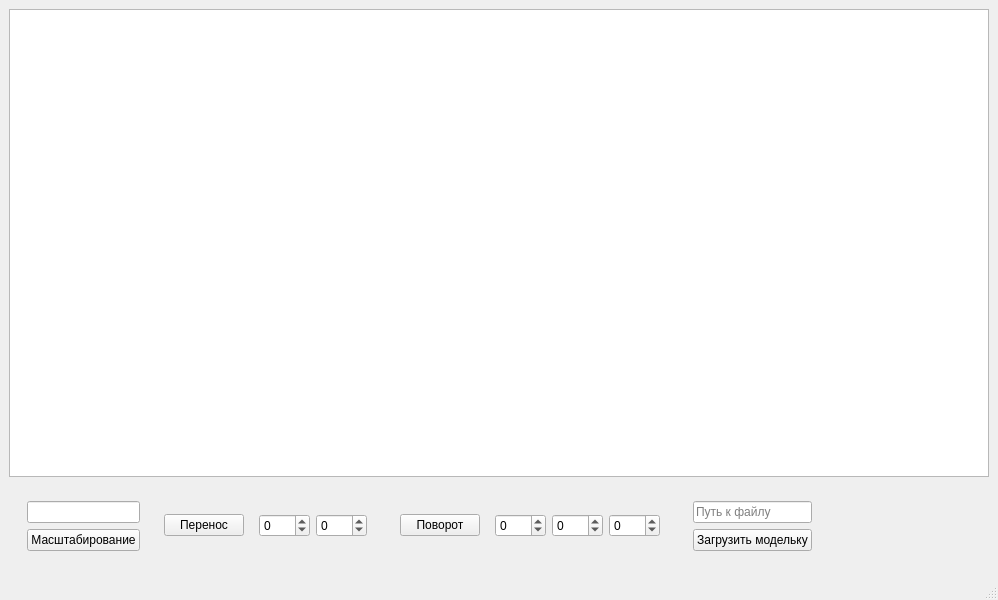
<?xml version="1.0" encoding="UTF-8"?>
<ui version="4.0">
 <class>MainWindow</class>
 <widget class="QMainWindow" name="MainWindow">
  <property name="geometry">
   <rect>
    <x>0</x>
    <y>0</y>
    <width>998</width>
    <height>600</height>
   </rect>
  </property>
  <property name="windowTitle">
   <string>MainWindow</string>
  </property>
  <widget class="QWidget" name="centralwidget">
   <layout class="QVBoxLayout" name="verticalLayout_4">
    <item>
     <widget class="QGraphicsView" name="graphicsView"/>
    </item>
    <item>
     <widget class="QWidget" name="widget" native="true">
      <property name="sizePolicy">
       <sizepolicy hsizetype="Maximum" vsizetype="Maximum">
        <horstretch>0</horstretch>
        <verstretch>0</verstretch>
       </sizepolicy>
      </property>
      <layout class="QHBoxLayout" name="horizontalLayout">
       <item>
        <widget class="QWidget" name="widget_6" native="true">
         <property name="sizePolicy">
          <sizepolicy hsizetype="Preferred" vsizetype="Maximum">
           <horstretch>0</horstretch>
           <verstretch>0</verstretch>
          </sizepolicy>
         </property>
         <layout class="QVBoxLayout" name="verticalLayout_2">
          <item>
           <widget class="QLineEdit" name="lineEdit">
            <property name="sizePolicy">
             <sizepolicy hsizetype="Preferred" vsizetype="Fixed">
              <horstretch>0</horstretch>
              <verstretch>0</verstretch>
             </sizepolicy>
            </property>
            <property name="inputMask">
             <string/>
            </property>
           </widget>
          </item>
          <item>
           <widget class="QPushButton" name="scale_btn">
            <property name="sizePolicy">
             <sizepolicy hsizetype="Maximum" vsizetype="Maximum">
              <horstretch>0</horstretch>
              <verstretch>0</verstretch>
             </sizepolicy>
            </property>
            <property name="text">
             <string>Масштабирование</string>
            </property>
            <property name="autoRepeat">
             <bool>true</bool>
            </property>
           </widget>
          </item>
         </layout>
        </widget>
       </item>
       <item>
        <widget class="QWidget" name="widget_4" native="true">
         <property name="sizePolicy">
          <sizepolicy hsizetype="Maximum" vsizetype="Maximum">
           <horstretch>0</horstretch>
           <verstretch>0</verstretch>
          </sizepolicy>
         </property>
         <layout class="QHBoxLayout" name="horizontalLayout_3">
          <item>
           <widget class="QPushButton" name="move_btn">
            <property name="sizePolicy">
             <sizepolicy hsizetype="Maximum" vsizetype="Maximum">
              <horstretch>0</horstretch>
              <verstretch>0</verstretch>
             </sizepolicy>
            </property>
            <property name="text">
             <string>Перенос</string>
            </property>
            <property name="autoRepeat">
             <bool>true</bool>
            </property>
           </widget>
          </item>
          <item>
           <widget class="QWidget" name="widget_5" native="true">
            <property name="sizePolicy">
             <sizepolicy hsizetype="Maximum" vsizetype="Maximum">
              <horstretch>0</horstretch>
              <verstretch>0</verstretch>
             </sizepolicy>
            </property>
            <layout class="QHBoxLayout" name="horizontalLayout_6">
             <item>
              <widget class="QSpinBox" name="spinBox_x">
               <property name="sizePolicy">
                <sizepolicy hsizetype="Preferred" vsizetype="Preferred">
                 <horstretch>0</horstretch>
                 <verstretch>0</verstretch>
                </sizepolicy>
               </property>
               <property name="minimum">
                <number>-100</number>
               </property>
               <property name="maximum">
                <number>100</number>
               </property>
              </widget>
             </item>
             <item>
              <widget class="QSpinBox" name="spinBox_y">
               <property name="minimum">
                <number>-100</number>
               </property>
               <property name="maximum">
                <number>100</number>
               </property>
              </widget>
             </item>
            </layout>
           </widget>
          </item>
         </layout>
        </widget>
       </item>
       <item>
        <widget class="QWidget" name="widget_2" native="true">
         <property name="sizePolicy">
          <sizepolicy hsizetype="Maximum" vsizetype="Maximum">
           <horstretch>0</horstretch>
           <verstretch>0</verstretch>
          </sizepolicy>
         </property>
         <layout class="QHBoxLayout" name="horizontalLayout_2">
          <item>
           <widget class="QPushButton" name="rotate_btn">
            <property name="sizePolicy">
             <sizepolicy hsizetype="Maximum" vsizetype="Maximum">
              <horstretch>0</horstretch>
              <verstretch>0</verstretch>
             </sizepolicy>
            </property>
            <property name="text">
             <string>Поворот</string>
            </property>
            <property name="autoRepeat">
             <bool>true</bool>
            </property>
           </widget>
          </item>
          <item>
           <widget class="QWidget" name="widget_3" native="true">
            <property name="sizePolicy">
             <sizepolicy hsizetype="Maximum" vsizetype="Maximum">
              <horstretch>0</horstretch>
              <verstretch>0</verstretch>
             </sizepolicy>
            </property>
            <layout class="QHBoxLayout" name="horizontalLayout_5">
             <item>
              <widget class="QSpinBox" name="spinBox_xdg">
               <property name="minimum">
                <number>-180</number>
               </property>
               <property name="maximum">
                <number>180</number>
               </property>
              </widget>
             </item>
             <item>
              <widget class="QSpinBox" name="spinBox_ydg">
               <property name="minimum">
                <number>-180</number>
               </property>
               <property name="maximum">
                <number>180</number>
               </property>
              </widget>
             </item>
             <item>
              <widget class="QSpinBox" name="spinBox_zdg">
               <property name="minimum">
                <number>-180</number>
               </property>
               <property name="maximum">
                <number>180</number>
               </property>
              </widget>
             </item>
            </layout>
           </widget>
          </item>
         </layout>
        </widget>
       </item>
       <item>
        <widget class="QWidget" name="widget_7" native="true">
         <layout class="QVBoxLayout" name="verticalLayout">
          <item>
           <widget class="QLineEdit" name="filepath">
            <property name="placeholderText">
             <string>Путь к файлу</string>
            </property>
           </widget>
          </item>
          <item>
           <widget class="QPushButton" name="load_btn">
            <property name="text">
             <string>Загрузить модельку</string>
            </property>
           </widget>
          </item>
         </layout>
        </widget>
       </item>
      </layout>
     </widget>
    </item>
   </layout>
  </widget>
  <widget class="QMenuBar" name="menubar">
   <property name="geometry">
    <rect>
     <x>0</x>
     <y>0</y>
     <width>998</width>
     <height>24</height>
    </rect>
   </property>
  </widget>
  <widget class="QStatusBar" name="statusbar"/>
 </widget>
 <resources/>
 <connections/>
</ui>
